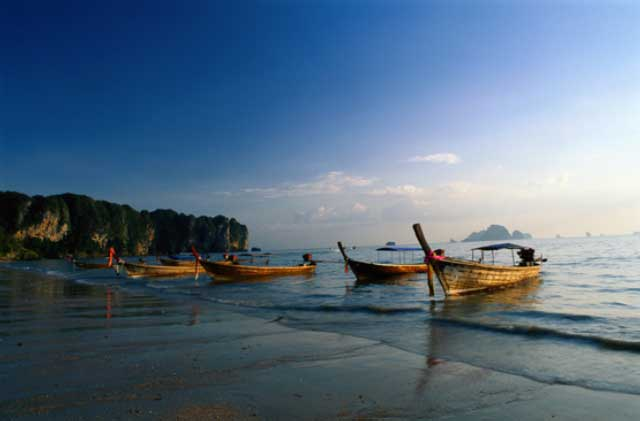
//> input picture src/serial/Images/boats.jpg, 640 x 421 px
$ ./main Images/boats.jpg Images/darkclouds.jpg Images/darkclouds.jpg   (built with g++ and OpenCV 4)
//> lines starting //> are read from the running program, lines starting //| are printed output that depends on the picture
### src/serial/ColorSpace.h
#ifndef COLOR_SPACE_H
#define COLOR_SPACE_H

#include <opencv2/core/core.hpp>
#include <opencv2/imgproc/imgproc.hpp>
#include "math.h"

using namespace cv;

class ColorSpace
{
public:
  void RGB_to_YIQ(const uchar blue, const uchar green, const uchar red,
                  double& Y, double& I, double& Q);

  void YIQ_to_RGB(const double Y, const double I, const double Q,
                  uchar& blue, uchar& green, uchar& red);

  void find_mean_stddev(const cv::Mat& Y, double& mean, double& stddev);
  void luminance_remap(const cv::Mat& YA, const cv::Mat& YB, cv::Mat& YA_remapped);

  void RGB_to_YIQ(const cv::Mat& RGB, cv::Mat& YIQ);
  void YIQ_to_RGB(const cv::Mat& YIQ, cv::Mat& RGB);
  void YIQ_to_RGB(const cv::Mat& Y, const cv::Mat& YIQ, cv::Mat& RGB);

};

void ColorSpace::find_mean_stddev(const Mat& Y, double& mean, double& stddev)
{
  int n = Y.rows*Y.cols;
  mean = 0.0;
  for (int r = 0; r < Y.rows; r++)
  {
    const uchar* y_row_ptr = Y.ptr<uchar>(r);
    for (int c = 0; c < Y.cols; c++)
    {
      mean += *y_row_ptr;
      y_row_ptr++;
    }
  }
  mean = mean / n;

  double sum_squares = 0;

  for (int r = 0; r < Y.rows; r++)
  {
    const uchar* y_row_ptr = Y.ptr<uchar>(r);
    for (int c = 0; c < Y.cols; c++)
    {
      sum_squares += pow(*y_row_ptr - mean,2);
      y_row_ptr++;
    }
  }

  stddev = sum_squares / n;
  stddev = sqrt(stddev);
}

void ColorSpace::luminance_remap(const Mat& YA, const Mat& YB, Mat& YA_remapped)
{
  double stddev_b, stddev_a, mean_b, mean_a;
  YA_remapped.create(YA.rows, YA.cols, YA.type());
  //find mean for each
  find_mean_stddev(YA, mean_a, stddev_a);
  find_mean_stddev(YB, mean_b, stddev_b);

  for (int r = 0; r < YA.rows; r++)
  {
    const uchar* y_row_ptr = YA.ptr<uchar>(r);
    uchar* yrm_row_ptr = YA_remapped.ptr<uchar>(r);
    for (int c = 0; c < YA.cols; c++)
    {

      int result = (int) ((stddev_b / stddev_a)*(*y_row_ptr - mean_a) + mean_b);
      if (result > 255) result = 255; if (result < 0) result = 0;
      *yrm_row_ptr = result;

      y_row_ptr++;
      yrm_row_ptr++;
    }
  }
}

void ColorSpace::RGB_to_YIQ(const uchar blue, const uchar green, const uchar red,
                            double& Y, double& I, double& Q)
{
  int iY = (int) (0.299*(double)red + 0.587*(double)green + 0.114*(double)blue);
  I = (0.595716*(double)red - 0.274453*(double)green - 0.321263*(double)blue);
  Q= (0.211456*(double)red - 0.522591*(double)green + 0.311135*(double)blue);

  if (iY > 255) iY = 255; if (iY < 0) iY = 0;

  Y = iY;
}

void ColorSpace::YIQ_to_RGB(const double Y, const double I, const double Q,
                            uchar& blue, uchar& green, uchar& red)
{
  int i_red   = (int) (Y + 0.9563*I + 0.621*Q);
  int i_green = (int) (Y - 0.2721*I - 0.6474*Q);
  int i_blue  = (int) (Y - 1.1070*I + 1.7046*Q);

  if (i_red > 255)   i_red = 255;   if (i_red < 0)   i_red = 0;
  if (i_green > 255) i_green = 255; if (i_green < 0) i_green = 0;
  if (i_blue > 255)  i_blue = 255;  if (i_blue < 0)  i_blue = 0;

  red = i_red; green = i_green; blue = i_blue;

}

void ColorSpace::RGB_to_YIQ(const cv::Mat& RGB, cv::Mat& YIQ)
{
  YIQ.create(RGB.rows, RGB.cols, CV_64FC3);
  for (int r = 0; r < RGB.rows; r++)
  {
    const Vec3b* rgb_row_ptr = RGB.ptr<Vec3b>(r);
    Vec3d* yiq_row_ptr = YIQ.ptr<Vec3d>(r);
    for (int c = 0; c < RGB.cols; c++)
    {
      RGB_to_YIQ((*rgb_row_ptr)[0], (*rgb_row_ptr)[1], (*rgb_row_ptr)[2],
                 (*yiq_row_ptr)[0], (*yiq_row_ptr)[1], (*yiq_row_ptr)[2]);

      rgb_row_ptr++;
      yiq_row_ptr++;
    }

  }

}
void ColorSpace::YIQ_to_RGB(const cv::Mat& YIQ, cv::Mat& RGB)
{

  RGB.create(YIQ.rows, YIQ.cols, CV_8UC3);
  for (int r = 0; r < RGB.rows; r++)
  {
    const Vec3d* yiq_row_ptr = YIQ.ptr<Vec3d>(r);
    Vec3b* rgb_row_ptr = RGB.ptr<Vec3b>(r);
    for (int c = 0; c < RGB.cols; c++)
    {
      YIQ_to_RGB((*yiq_row_ptr)[0], (*yiq_row_ptr)[1], (*yiq_row_ptr)[2],
                 (*rgb_row_ptr)[0], (*rgb_row_ptr)[1], (*rgb_row_ptr)[2]);

      rgb_row_ptr++;
      yiq_row_ptr++;
    }

  }
}

// [26 lines left out: function YIQ_to_RGB, not called in this run]

#endif

### src/serial/structs.h
#ifndef STRUCTS_H
#define STRUCTS_H

#include <opencv2/core/core.hpp>

struct Displacement
{
  int up_fine;
  int down_fine;
  int left_fine;
  int right_fine;
  int up_coarse;
  int down_coarse;
  int left_coarse;
  int right_coarse;
};

struct ImagePyramids
{
  std::vector<cv::Mat> GPA;
  std::vector<cv::Mat> GPA_p;
  std::vector<cv::Mat> GPB;
  std::vector<cv::Mat> GPB_p;
};

#endif

### src/serial/ImageAnalogy.h
#ifndef IMAGE_ANALOGY_H
#define IMAGE_ANALOGY_H
#include "structs.h"
#include <opencv2/core/core.hpp>
#include <vector>

class ImageAnalogy
{
  public:
  ImageAnalogy(double i_K = 1, int i_n_size = 5, int i_L = 1) :
    K(i_K), n_size(i_n_size), L(i_L)
  {
    h_size = n_size / 2;
  };

  // given images, A, A_p and B, this function will construct B_p
  void create_image_analogy(const cv::Mat& A, const cv::Mat& A_p,
                          const cv::Mat& B, cv::Mat& B_p);

  private:
  double K;
  int n_size, h_size, L;
  //given the four images, find the best match for Pixel q using
  //Approximate Nearest-Neighbor and Coherence searches
  cv::Point best_match(const ImagePyramids& IP,
					   const std::vector<cv::Mat>& PS,
                       const int level_index,
					   const cv::Point q);


  cv::Point brute_force_search(const ImagePyramids& IP,
                               const int level_index, const cv::Point q,
                               const std::vector<uchar>& FQ,
                               const Displacement disp);

  cv::Point best_approximate_match(const ImagePyramids& IP,
								   const int level_index, const cv::Point q,
                                   const std::vector<uchar>& FQ,
                                   const Displacement disp);


  cv::Point best_coherence_match(const ImagePyramids& IP,
								 const std::vector<cv::Mat>& PS,
                                 const int level_index, const cv::Point q,
                                 const std::vector<uchar>& FQ,
                                 const Displacement disp);

  void find_displacement(const int rows, const int cols, const int half_size,
                         const int r, const int c, Displacement& disp,
                         const int coarse_flag);

  void create_feature_vector(std::vector<uchar>& F, const std::vector<cv::Mat>& GPM,
                             const std::vector<cv::Mat>& GPM_p, const int row,
                             const int col, const int l, const Displacement& disp);

  void construct_gaussian(const cv::Mat& base, std::vector<cv::Mat>& GP);
  double l2_norm(const std::vector<uchar>& F1, const std::vector<uchar>& F2);
};

#endif

### src/serial/ImageAnalogy.cpp
#include "ImageAnalogy.h"
#include <opencv2/imgproc/imgproc.hpp>
#include <opencv2/highgui/highgui.hpp>
#include <opencv2/flann/flann.hpp>
#include <algorithm>
#include "math.h"
#include "structs.h"
#include <iostream>
using namespace std;
using namespace cv;

void ImageAnalogy::construct_gaussian(const Mat& base, vector<Mat>& GP)
{
  GP.clear();
  Mat temp;
  GP.push_back(base);
  for (int i = 1; i < L; i++)
  {
    pyrDown(GP[i-1], temp);
    GP.push_back(temp);
  }

}

// [375 lines left out: functions l2_norm, create_feature_vector, brute_force_search, best_approximate_match, best_coherence_match, find_displacement and 2 more, not called in this run]

void ImageAnalogy::create_image_analogy(const Mat& A, const Mat& A_p,
                                        const Mat& B, Mat& B_p)
{
  //test_flann();
  //return;
  //cout << "started image analogy creation" << endl;
  B_p = Mat::zeros(B.rows, B.cols, CV_8UC1);
  Mat s = Mat::zeros(B.rows, B.cols, CV_16UC2);
  vector<Mat> GPA, GPA_p, GPB, GPB_p, PS;
  construct_gaussian(A, GPA);
  construct_gaussian(A_p, GPA_p);
  construct_gaussian(B, GPB);
  construct_gaussian(B_p, GPB_p);

  construct_gaussian(s, PS);

  ImagePyramids IP;
  IP.GPA = GPA;
  IP.GPA_p = GPA_p;
  IP.GPB = GPB;
  IP.GPB_p = GPB_p;
  //construct source matrix vector
  //feature stuff
  cout << "n_size = " << n_size << " h_size = " << h_size << " L = " << L << endl;
  //cout << "constructing gaussian pyramids" << endl;
  //FLANN stuff, create flann pyramid

  for (int l = L-1; l >= 0; l--)
  {
    cout << "level " << l << " of the alg" << endl;
    //for each point q in B_p
    int rows = IP.GPB_p[l].rows;
    int cols = IP.GPB_p[l].cols;

    flann::KDTreeIndexParams indexParams(4);
    //flann::LinearIndexParams indexParams;
    Mat feature_matrix = Mat::zeros(1,1,CV_32FC1);
    cout << "gunna make feature_matrix" << endl;
    create_feature_matrix(l, IP.GPA, IP.GPA_p, feature_matrix);
    //cout << feature_matrix << endl;
    cout << "made feature_matrix" << endl;
    flann::Index kdtree(feature_matrix, indexParams);

    for (int r = 0; r < rows; r++)
    {

      cout << "row " << r << " of the alg" << endl;
      uchar* bp_row_ptr = IP.GPB_p[l].ptr<uchar>(r);
      Vec2s* source_row_ptr = PS[l].ptr<Vec2s>(r);
      for ( int c = 0; c < cols; c++)
      {
        Point q = Point(c,r);
        //cout << "q = " << q << endl;
        Point p = best_match(IP, PS, l, q, kdtree, feature_matrix);
        //cout << "p = " << p << endl;
        //cout <<  endl;
        *bp_row_ptr = IP.GPA_p[l].at<uchar>(p.y, p.x);
        (*source_row_ptr)[0] = p.y;
        (*source_row_ptr)[1] = p.x;
        bp_row_ptr++;
        source_row_ptr++;
      }
    }
    //namedWindow("Bp_current", CV_WINDOW_AUTOSIZE);
    //imshow("Bp_current", IP.GPB_p[l]);
    //waitKey(0);
  }

  B_p = IP.GPB_p[0];
}

// [38 lines left out: function test_flann, not called in this run]

### src/serial/main.cpp
#include "ImageAnalogy.h"
#include "ColorSpace.h"

#include <opencv2/core/core.hpp>
#include <opencv2/imgproc/imgproc.hpp>
#include <opencv2/highgui/highgui.hpp>

#include <iostream>
#include <stdio.h>
#include <stdlib.h>
#include <string>
using namespace cv;

int main(int argc, char** argv)
{
  if (argc != 4)
  {
    std::cout << "Usage: stylexfer A A' B" << std::endl;
    return -1;
  }

  Mat A = imread(argv[1], -1);
//> A is the input picture: 421 rows x 640 cols, CV_8UC3; mean B, G, R 129, 108.4, 87.3
  Mat Ap = imread(argv[2], -1);
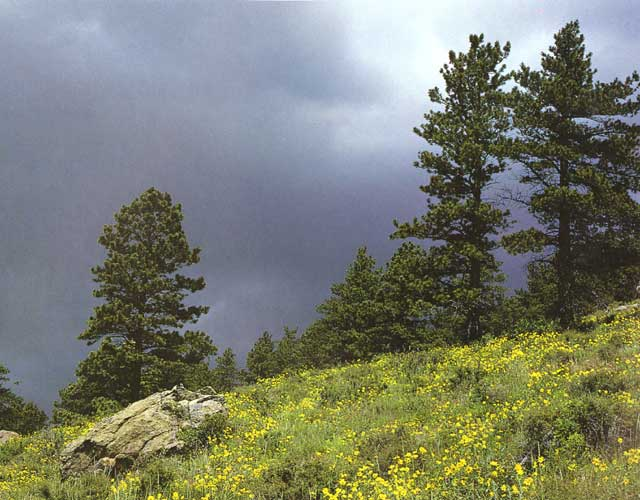
//> input picture src/serial/Images/darkclouds.jpg, 640 x 500 px
//> Ap is the input picture: 500 rows x 640 cols, CV_8UC3; mean B, G, R 111.3, 126.4, 122.8
  Mat B = imread(argv[3], -1);

  ColorSpace cs;
  Mat A_YIQ, Ap_YIQ, B_YIQ;
  Mat A_RGB;
  //RGB TO YIQ
  cs.RGB_to_YIQ(A, A_YIQ);
  cs.RGB_to_YIQ(Ap, Ap_YIQ);
  cs.RGB_to_YIQ(B, B_YIQ);
  cs.YIQ_to_RGB(A_YIQ, A_RGB);
  namedWindow("A_RGB_orig", CV_WINDOW_AUTOSIZE);
  imshow("A_RGB_orig", A);
  namedWindow("A_RGB_remapped", CV_WINDOW_AUTOSIZE);
  imshow("A_RGB_remapped", A_RGB);


  Mat A_YIQ_split[3];
  Mat Ap_YIQ_split[3];
  Mat B_YIQ_split[3];

  split(A_YIQ, A_YIQ_split);
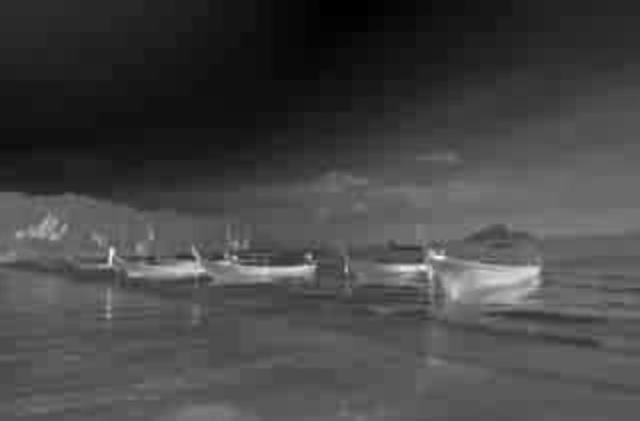
//> A_YIQ_split[1]: 421 rows x 640 cols, CV_64FC1; min -60.57, max 89.71, mean -19.2; drawn with min black and max white
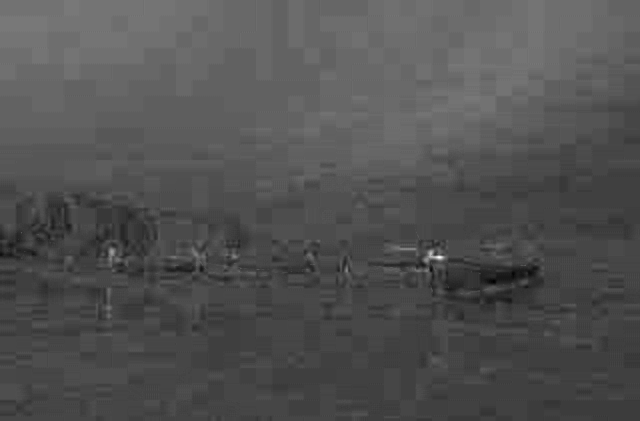
//> A_YIQ_split[2]: 421 rows x 640 cols, CV_64FC1; min -19.48, max 47.15, mean 1.9; drawn with min black and max white
  split(Ap_YIQ, Ap_YIQ_split);
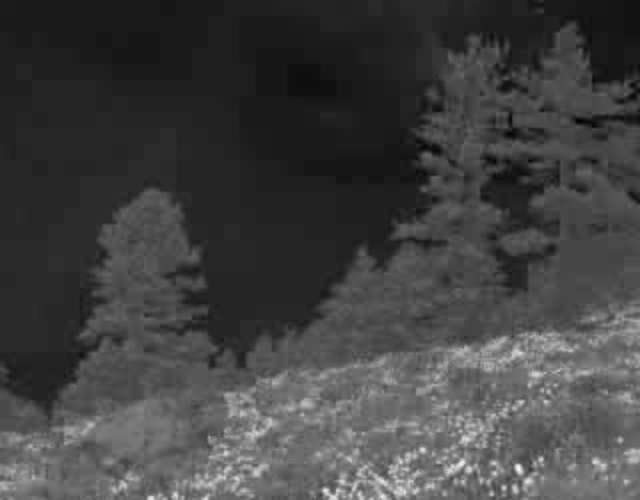
//> Ap_YIQ_split[1]: 500 rows x 640 cols, CV_64FC1; min -24.85, max 80.66, mean 2.7; drawn with min black and max white
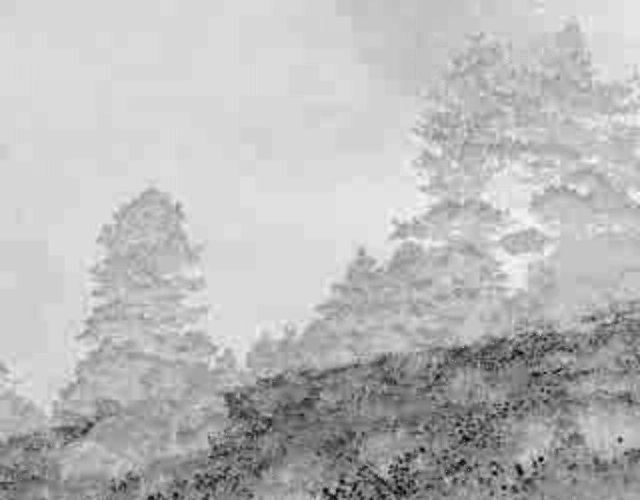
//> Ap_YIQ_split[2]: 500 rows x 640 cols, CV_64FC1; min -64.95, max 16.85, mean -5.47; drawn with min black and max white
  split(B_YIQ, B_YIQ_split);
  int num_levels = 5;

  Mat A_YIQ_8u, Ap_YIQ_8u, B_YIQ_8u;
  A_YIQ_split[0].convertTo(A_YIQ_8u, CV_8UC1);
  Ap_YIQ_split[0].convertTo(Ap_YIQ_8u, CV_8UC1);
  B_YIQ_split[0].convertTo(B_YIQ_8u, CV_8UC1);
  Mat A_Y_RM = A_YIQ_8u;
  Mat Ap_Y_RM = Ap_YIQ_8u;
  ImageAnalogy IA(20, 5, num_levels);
  cs.luminance_remap(A_YIQ_8u, B_YIQ_8u, A_Y_RM);
//> the loop in find_mean_stddev, `for (int r = 0; r < Y.rows; r++)` made 421 passes
//> mean on passes 1 to 3: 57766, 115446, 172796
//> after the loop in find_mean_stddev, `for (int r = 0; r < Y.rows; r++)`: mean = 28016074
//> in find_mean_stddev, `mean = mean / n;`: mean = 104
//> the loop in find_mean_stddev, `for (int r = 0; r < Y.rows; r++)` made 421 passes
//> sum_squares on passes 1 to 3: 2017573.1, 4027940.6, 6024668.2
//> after the loop in find_mean_stddev, `for (int r = 0; r < Y.rows; r++)`: sum_squares = 1.06e+09
//> in find_mean_stddev, `stddev = sum_squares / n;`: stddev = 3951.9
//> in find_mean_stddev, `stddev = sqrt(stddev);`: stddev = 62.86
//> in luminance_remap, `find_mean_stddev(YA, mean_a, stddev_a);`: mean_a = 104; stddev_a = 62.86
//> the loop in find_mean_stddev (call 2), `for (int r = 0; r < Y.rows; r++)` made 500 passes
//> mean on passes 1 to 3: 132115, 262075, 391475
//> the loop in find_mean_stddev (call 2), `for (int r = 0; r < Y.rows; r++)` made 500 passes
//> sum_squares on passes 1 to 3: 5020516.1, 9704648.6, 14309517.2
//> in luminance_remap, `find_mean_stddev(YB, mean_b, stddev_b);`: mean_b = 123.2; stddev_b = 50.9
//> after the loop in luminance_remap, `for (int r = 0; r < YA.rows; r++)`:
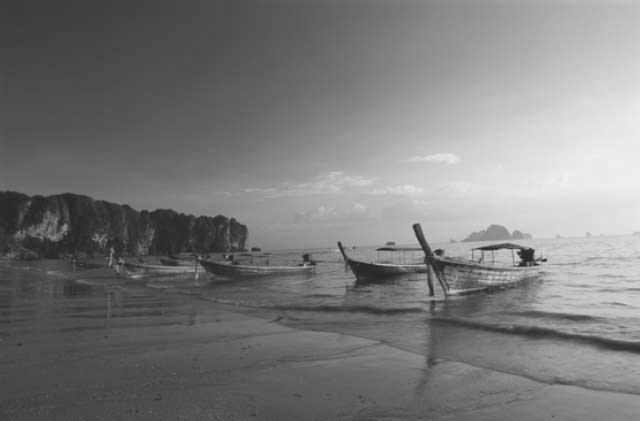
//> YA_remapped: 421 rows x 640 cols, CV_8UC1; min 38, max 242, mean 122.7
  cs.luminance_remap(Ap_YIQ_8u, B_YIQ_8u, Ap_Y_RM);
  waitKey(0);


  Mat BP_Y, BP;
  IA.create_image_analogy(A_Y_RM, Ap_Y_RM, B_YIQ_8u, BP_Y);
//> after the loop in construct_gaussian (call 2), `for (int i = 1; i < L; i++)`:
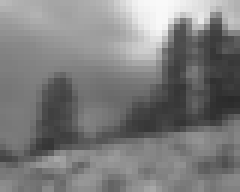
//> temp: 32 rows x 40 cols, CV_8UC1 (shown 6 times larger); min 42, max 249, mean 124.5
//> after the loop in construct_gaussian (call 4), `for (int i = 1; i < L; i++)`: temp: 32 rows x 40 cols, CV_8UC1; every value is 0
//> in create_image_analogy, `construct_gaussian(B_p, GPB_p);`: GPB_p[0]: 500 rows x 640 cols, CV_8UC1; every value is 0
//> (the run ends here: the program needs code that is not available in this run, at `create_feature_matrix(l, IP.GPA, IP.GPA_p, feature_matrix);`)
